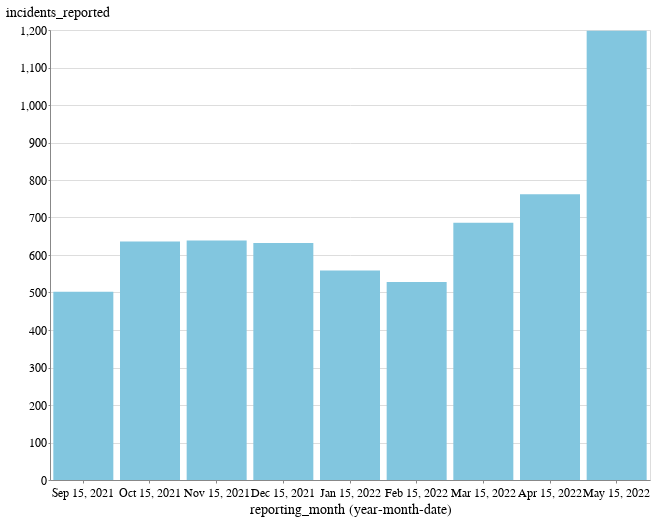

Notebook code for this chart:
### Code cell
alt.Chart(
    waste_df[waste_df.supplier_name == "Los Angeles Department of Water and Power"]
    #waste_grouped
).mark_bar().encode(
    x="yearmonthdate(reporting_month):O",
    y="incidents_reported",
    tooltip=["reporting_month","incidents_reported"]
).properties(
    width=600
)

### Figure 1 — Vega-Lite specification as saved in the notebook (floating-point values rounded to 4 significant figures)
{"config": {"view": {"width": 800, "height": 450}, "background": "#ffffff", "title": {"anchor": "start", "font": "BentonGothic-Bold, sans", "fontColor": "#000000", "fontSize": 22, "fontWeight": "normal"}, "arc": {"fill": "#82c6df"}, "area": {"fill": "#82c6df"}, "line": {"stroke": "#82c6df", "strokeWidth": 3}, "path": {"stroke": "#82c6df"}, "rect": {"fill": "#82c6df"}, "shape": {"stroke": "#82c6df"}, "bar": {"fill": "#82c6df"}, "point": {"stroke": "#82c6df"}, "symbol": {"fill": "#82c6df", "size": 30}, "axis": {"titleFont": "BentonGothic-Bold, sans", "titleFontSize": 14, "titleFontWeight": "normal", "labelFont": "BentonGothic, sans", "labelFontSize": 12, "labelFontWeight": "normal"}, "axisX": {"labelAngle": 0, "labelPadding": 4, "tickSize": 3}, "axisY": {"labelBaseline": "middle", "maxExtent": 45, "minExtent": 45, "tickSize": 2, "titleAlign": "left", "titleAngle": 0, "titleX": -45, "titleY": -11}, "legend": {"titleFont": "BentonGothic-Bold, sans", "titleFontSize": 14, "titleFontWeight": "normal", "symbolType": "square", "labelFont": "BentonGothic, sans", "labelFontSize": 13}, "range": {"category": ["#3580b1", "#ec8431", "#ab7fb4", "#c89d29", "#adc839", "#829eb1"], "diverging": ["#e68a4f", "#f4bb6a", "#f9e39c", "#dadfe2", "#a6b7c6", "#849eae"], "heatmap": ["#fbf2c7", "#f9e39c", "#f8d36e", "#f4bb6a", "#e68a4f", "#d15a40", "#ab4232"], "ordinal": ["#fbf2c7", "#f9e39c", "#f8d36e", "#f4bb6a", "#e68a4f", "#d15a40", "#ab4232"], "ramp": ["#fbf2c7", "#f9e39c", "#f8d36e", "#f4bb6a", "#e68a4f", "#d15a40", "#ab4232"]}}, "data": {"name": "data-36f11f1626d86209f3271c77174a9d13"}, "mark": "bar", "encoding": {"tooltip": [{"field": "reporting_month", "type": "temporal"}, {"field": "incidents_reported", "type": "quantitative"}], "x": {"field": "reporting_month", "timeUnit": "yearmonthdate", "type": "ordinal"}, "y": {"field": "incidents_reported", "type": "quantitative"}}, "width": 600, "$schema": "https://vega.github.io/schema/vega-lite/v4.17.0.json", "datasets": {"data-36f11f1626d86209f3271c77174a9d13": [{"supplier_name": "Los Angeles Department of Water and Power", "pswid": "CA1910067", "reporting_month": "2022-05-15T00:00:00", "actions": "Notification via Letter, Notification via Phone call", "comments": null, "type": "Watering on wrong day, Over-irrigating and causing runoff, Watering sidewalk", "incidents_reported": 1198.0, "complaints_investigated": 1637.0, "wasters_notified": 68.0, "penalties": 0.0}, {"supplier_name": "Los Angeles Department of Water and Power", "pswid": "CA1910067", "reporting_month": "2022-04-15T00:00:00", "actions": "Notification via Letter, Notification via Phone call", "comments": null, "type": "Watering on wrong day, Over-irrigating and causing runoff, Watering sidewalk", "incidents_reported": 762.0, "complaints_investigated": 1044.0, "wasters_notified": 44.0, "penalties": 0.0}, {"supplier_name": "Los Angeles Department of Water and Power", "pswid": "CA1910067", "reporting_month": "2022-03-15T00:00:00", "actions": "Notification via Letter", "comments": null, "type": "Watering on wrong day, Over-irrigating and causing runoff, Watering sidewalk", "incidents_reported": 686.0, "complaints_investigated": 896.0, "wasters_notified": 20.0, "penalties": 0.0}, {"supplier_name": "Los Angeles Department of Water and Power", "pswid": "CA1910067", "reporting_month": "2022-02-15T00:00:00", "actions": "Notification via Letter, Notification via Phone call", "comments": null, "type": "Watering on wrong day, Over-irrigating and causing runoff, Watering sidewalk", "incidents_reported": 528.0, "complaints_investigated": 629.0, "wasters_notified": 9.0, "penalties": 0.0}, {"supplier_name": "Los Angeles Department of Water and Power", "pswid": "CA1910067", "reporting_month": "2022-01-15T00:00:00", "actions": "Fine, Notification via Letter, Notification via Phone call", "comments": null, "type": "Watering on wrong day, Over-irrigating and causing runoff, Watering sidewalk", "incidents_reported": 559.0, "complaints_investigated": 774.0, "wasters_notified": 28.0, "penalties": 1.0}, {"supplier_name": "Los Angeles Department of Water and Power", "pswid": "CA1910067", "reporting_month": "2021-12-15T00:00:00", "actions": "Fine, Notification via Letter, Notification via Phone call", "comments": null, "type": "Watering on wrong day, Over-irrigating and causing runoff, Watering sidewalk", "incidents_reported": 632.0, "complaints_investigated": 871.0, "wasters_notified": 632.0, "penalties": 15.0}, {"supplier_name": "Los Angeles Department of Water and Power", "pswid": "CA1910067", "reporting_month": "2021-11-15T00:00:00", "actions": "Fine, Notification via Letter, Notification via Phone call", "comments": null, "type": "Watering on wrong day, Over-irrigating and causing runoff, Watering sidewalk", "incidents_reported": 639.0, "complaints_investigated": 893.0, "wasters_notified": 639.0, "penalties": 22.0}, {"supplier_name": "Los Angeles Department of Water and Power", "pswid": "CA1910067", "reporting_month": "2021-10-15T00:00:00", "actions": "Fine, Notification via Letter, Notification via Phone call", "comments": null, "type": "Watering on wrong day, Over-irrigating and causing runoff, Watering sidewalk", "incidents_reported": 636.0, "complaints_investigated": 856.0, "wasters_notified": 636.0, "penalties": 25.0}, {"supplier_name": "Los Angeles Department of Water and Power", "pswid": "CA1910067", "reporting_month": "2021-09-15T00:00:00", "actions": "Fine, Notification via Letter, Notification via Phone call", "comments": null, "type": "Watering on wrong day, Over-irrigating and causing runoff, Watering sidewalk", "incidents_reported": 502.0, "complaints_investigated": 651.0, "wasters_notified": 502.0, "penalties": 40.0}]}}
